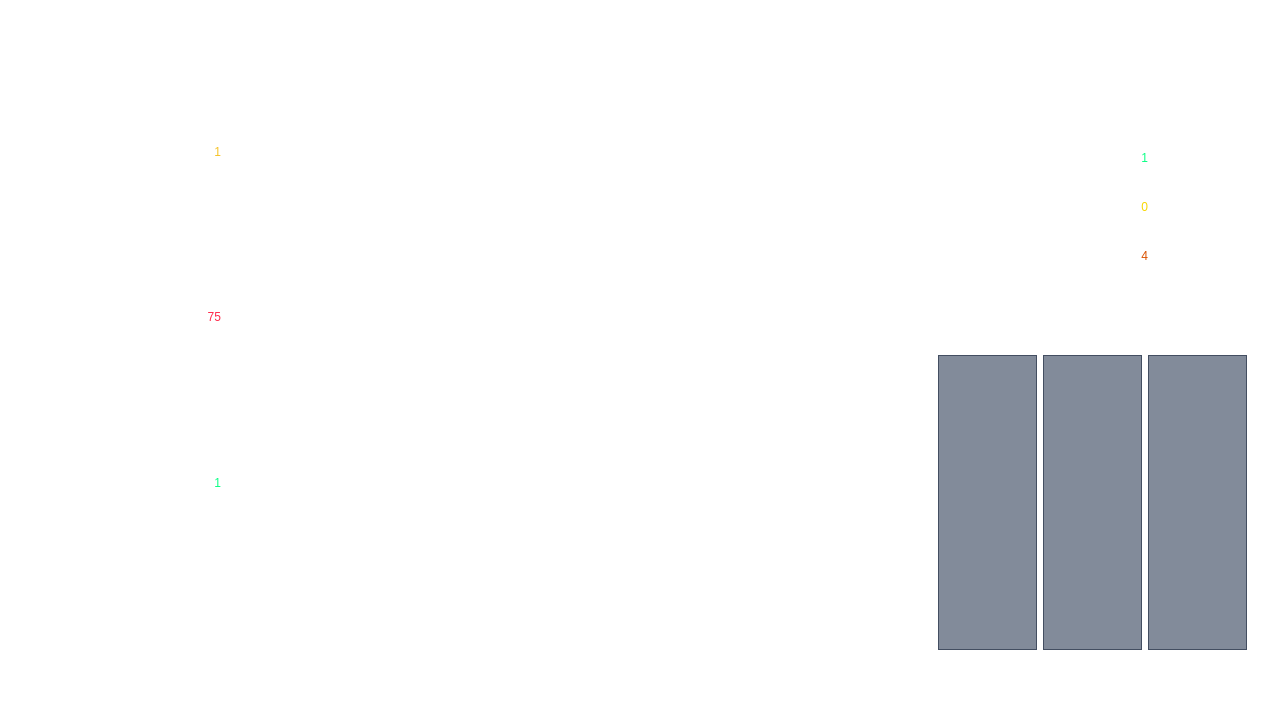
<?xml version="1.0" encoding="UTF-8"?>
<ui version="4.0">
 <class>MainWindow</class>
 <widget class="QMainWindow" name="MainWindow">
  <property name="geometry">
   <rect>
    <x>0</x>
    <y>0</y>
    <width>1280</width>
    <height>711</height>
   </rect>
  </property>
  <property name="windowTitle">
   <string>钢丝绳远程监控系统</string>
  </property>
  <property name="styleSheet">
   <string notr="true">#QWidget{
	background:url(./images/all.jpg);
	color:rgb(255,255,255);

}
QWidget{
	background: transparent; 
	border-image:url(./images/all.jpg);
	color:rgb(255,255,255);

}

QTextEdit{
	background: transparent; 
	border-image:transparent;
	color:rgb(255,255,255);
	font: 12pt &quot;幼圆&quot;;

}
QPushButton{
	background: transparent; 
	border-image:transparent;
	background: transparent; 
    color:white;
	font: 15pt &quot;幼圆&quot;;
	border-color:(255,255,255);
	border-width:1px;
	border-style:outset;
	border-radius:5px;
}
QPushButton:pressed{
	background: transparent; 
	border-image:transparent;
	background: transparent; 
    color:white;
	font: 17pt &quot;幼圆&quot;;	
	border-style:inset;
	border-width:2px;
	border-radius:5px;
}
QLabel {
	background: transparent; 
	border-image:transparent;
	color:rgb(255,255,255);
	font: 30pt &quot;隶书&quot;;
}

QListWidget::item{
	background: transparent; 
	border-image:transparent;
	color:rgb(255,255,255);
	font: 4pt &quot;幼圆&quot;;
}


</string>
  </property>
  <widget class="QWidget" name="centralwidget">
   <layout class="QVBoxLayout" name="verticalLayout" stretch="10,20,200">
    <item>
     <spacer name="verticalSpacer_3">
      <property name="orientation">
       <enum>Qt::Vertical</enum>
      </property>
      <property name="sizeHint" stdset="0">
       <size>
        <width>20</width>
        <height>40</height>
       </size>
      </property>
     </spacer>
    </item>
    <item>
     <spacer name="verticalSpacer_5">
      <property name="orientation">
       <enum>Qt::Vertical</enum>
      </property>
      <property name="sizeHint" stdset="0">
       <size>
        <width>20</width>
        <height>40</height>
       </size>
      </property>
     </spacer>
    </item>
    <item>
     <layout class="QHBoxLayout" name="horizontalLayout_2" stretch="5,75,40,10,35,70,5">
      <item>
       <spacer name="horizontalSpacer_5">
        <property name="orientation">
         <enum>Qt::Horizontal</enum>
        </property>
        <property name="sizeHint" stdset="0">
         <size>
          <width>40</width>
          <height>20</height>
         </size>
        </property>
       </spacer>
      </item>
      <item>
       <layout class="QVBoxLayout" name="verticalLayout_4" stretch="5,80,50,80,50,80,120,330,1">
        <item>
         <spacer name="verticalSpacer_8">
          <property name="orientation">
           <enum>Qt::Vertical</enum>
          </property>
          <property name="sizeHint" stdset="0">
           <size>
            <width>20</width>
            <height>40</height>
           </size>
          </property>
         </spacer>
        </item>
        <item>
         <layout class="QHBoxLayout" name="horizontalLayout_5" stretch="114,100">
          <item>
           <widget class="QLabel" name="label_online">
            <property name="layoutDirection">
             <enum>Qt::LeftToRight</enum>
            </property>
            <property name="styleSheet">
             <string notr="true">QLabel {

	background: transparent;
	border-image:transparent;
	color:rgb(245,195,40);
	font: 30pt &quot;隶书&quot;;
}</string>
            </property>
            <property name="text">
             <string>1</string>
            </property>
            <property name="alignment">
             <set>Qt::AlignRight|Qt::AlignTrailing|Qt::AlignVCenter</set>
            </property>
           </widget>
          </item>
          <item>
           <spacer name="horizontalSpacer_12">
            <property name="orientation">
             <enum>Qt::Horizontal</enum>
            </property>
            <property name="sizeHint" stdset="0">
             <size>
              <width>40</width>
              <height>20</height>
             </size>
            </property>
           </spacer>
          </item>
         </layout>
        </item>
        <item>
         <spacer name="verticalSpacer_12">
          <property name="orientation">
           <enum>Qt::Vertical</enum>
          </property>
          <property name="sizeHint" stdset="0">
           <size>
            <width>20</width>
            <height>40</height>
           </size>
          </property>
         </spacer>
        </item>
        <item>
         <layout class="QHBoxLayout" name="horizontalLayout_6" stretch="114,100">
          <item>
           <widget class="QLabel" name="label_damage">
            <property name="styleSheet">
             <string notr="true">QLabel {
	background: transparent; 
	border-image:transparent;
	color:rgb(255,43,75);
	font: 30pt &quot;隶书&quot;;
}</string>
            </property>
            <property name="text">
             <string>75</string>
            </property>
            <property name="alignment">
             <set>Qt::AlignRight|Qt::AlignTrailing|Qt::AlignVCenter</set>
            </property>
           </widget>
          </item>
          <item>
           <spacer name="horizontalSpacer_10">
            <property name="orientation">
             <enum>Qt::Horizontal</enum>
            </property>
            <property name="sizeHint" stdset="0">
             <size>
              <width>40</width>
              <height>20</height>
             </size>
            </property>
           </spacer>
          </item>
         </layout>
        </item>
        <item>
         <spacer name="verticalSpacer_11">
          <property name="orientation">
           <enum>Qt::Vertical</enum>
          </property>
          <property name="sizeHint" stdset="0">
           <size>
            <width>20</width>
            <height>40</height>
           </size>
          </property>
         </spacer>
        </item>
        <item>
         <layout class="QHBoxLayout" name="horizontalLayout_7" stretch="114,100">
          <item>
           <widget class="QLabel" name="label_workingtime">
            <property name="styleSheet">
             <string notr="true">QLabel {
	background: transparent;
	border-image:transparent; 
	color:rgb(11,255,133);
	font: 30pt &quot;隶书&quot;;
}</string>
            </property>
            <property name="text">
             <string>1</string>
            </property>
            <property name="alignment">
             <set>Qt::AlignRight|Qt::AlignTrailing|Qt::AlignVCenter</set>
            </property>
           </widget>
          </item>
          <item>
           <spacer name="horizontalSpacer_8">
            <property name="orientation">
             <enum>Qt::Horizontal</enum>
            </property>
            <property name="sizeHint" stdset="0">
             <size>
              <width>40</width>
              <height>20</height>
             </size>
            </property>
           </spacer>
          </item>
         </layout>
        </item>
        <item>
         <spacer name="verticalSpacer_10">
          <property name="orientation">
           <enum>Qt::Vertical</enum>
          </property>
          <property name="sizeHint" stdset="0">
           <size>
            <width>20</width>
            <height>40</height>
           </size>
          </property>
         </spacer>
        </item>
        <item>
         <layout class="QVBoxLayout" name="verticalLayout_graph"/>
        </item>
        <item>
         <spacer name="verticalSpacer_4">
          <property name="orientation">
           <enum>Qt::Vertical</enum>
          </property>
          <property name="sizeHint" stdset="0">
           <size>
            <width>20</width>
            <height>40</height>
           </size>
          </property>
         </spacer>
        </item>
       </layout>
      </item>
      <item>
       <spacer name="horizontalSpacer_3">
        <property name="orientation">
         <enum>Qt::Horizontal</enum>
        </property>
        <property name="sizeHint" stdset="0">
         <size>
          <width>40</width>
          <height>20</height>
         </size>
        </property>
       </spacer>
      </item>
      <item>
       <layout class="QVBoxLayout" name="verticalLayout_2">
        <item>
         <spacer name="verticalSpacer_6">
          <property name="orientation">
           <enum>Qt::Vertical</enum>
          </property>
          <property name="sizeHint" stdset="0">
           <size>
            <width>20</width>
            <height>40</height>
           </size>
          </property>
         </spacer>
        </item>
        <item>
         <spacer name="verticalSpacer_7">
          <property name="orientation">
           <enum>Qt::Vertical</enum>
          </property>
          <property name="sizeHint" stdset="0">
           <size>
            <width>20</width>
            <height>40</height>
           </size>
          </property>
         </spacer>
        </item>
        <item>
         <layout class="QHBoxLayout" name="horizontalLayout_4">
          <item>
           <widget class="QPushButton" name="pushButton_update">
            <property name="minimumSize">
             <size>
              <width>80</width>
              <height>50</height>
             </size>
            </property>
            <property name="font">
             <font>
              <family>幼圆</family>
              <pointsize>15</pointsize>
              <weight>50</weight>
              <italic>false</italic>
              <bold>false</bold>
             </font>
            </property>
            <property name="styleSheet">
             <string notr="true">QPushButton{
	border-image:transparent;
}</string>
            </property>
            <property name="text">
             <string>更新</string>
            </property>
           </widget>
          </item>
          <item>
           <widget class="QPushButton" name="pushButton_cancel">
            <property name="minimumSize">
             <size>
              <width>80</width>
              <height>50</height>
             </size>
            </property>
            <property name="font">
             <font>
              <family>幼圆</family>
              <pointsize>15</pointsize>
              <weight>50</weight>
              <italic>false</italic>
              <bold>false</bold>
             </font>
            </property>
            <property name="styleSheet">
             <string notr="true">QPushButton{
	border-image:transparent;
}</string>
            </property>
            <property name="text">
             <string>退出</string>
            </property>
           </widget>
          </item>
          <item>
           <spacer name="horizontalSpacer_4">
            <property name="orientation">
             <enum>Qt::Horizontal</enum>
            </property>
            <property name="sizeHint" stdset="0">
             <size>
              <width>40</width>
              <height>20</height>
             </size>
            </property>
           </spacer>
          </item>
         </layout>
        </item>
       </layout>
      </item>
      <item>
       <spacer name="horizontalSpacer">
        <property name="orientation">
         <enum>Qt::Horizontal</enum>
        </property>
        <property name="sizeHint" stdset="0">
         <size>
          <width>40</width>
          <height>20</height>
         </size>
        </property>
       </spacer>
      </item>
      <item>
       <layout class="QVBoxLayout" name="verticalLayout_3" stretch="10,60,15,100,10">
        <item>
         <spacer name="verticalSpacer_9">
          <property name="orientation">
           <enum>Qt::Vertical</enum>
          </property>
          <property name="sizeHint" stdset="0">
           <size>
            <width>20</width>
            <height>40</height>
           </size>
          </property>
         </spacer>
        </item>
        <item>
         <layout class="QHBoxLayout" name="horizontalLayout_3" stretch="10,4,6">
          <item>
           <layout class="QVBoxLayout" name="verticalLayout_cake"/>
          </item>
          <item>
           <layout class="QVBoxLayout" name="verticalLayout_5">
            <item>
             <layout class="QVBoxLayout" name="verticalLayout_6" stretch="8,10,8,10,8,10,15">
              <item>
               <spacer name="verticalSpacer_14">
                <property name="orientation">
                 <enum>Qt::Vertical</enum>
                </property>
                <property name="sizeHint" stdset="0">
                 <size>
                  <width>20</width>
                  <height>40</height>
                 </size>
                </property>
               </spacer>
              </item>
              <item>
               <widget class="QLabel" name="label_onworking">
                <property name="styleSheet">
                 <string notr="true">QLabel {
	background: transparent; 
	border-image:transparent;
	color:rgb(11,255,133);
	font: 20pt &quot;隶书&quot;;
}
</string>
                </property>
                <property name="text">
                 <string>1</string>
                </property>
                <property name="alignment">
                 <set>Qt::AlignRight|Qt::AlignTrailing|Qt::AlignVCenter</set>
                </property>
               </widget>
              </item>
              <item>
               <spacer name="verticalSpacer_15">
                <property name="orientation">
                 <enum>Qt::Vertical</enum>
                </property>
                <property name="sizeHint" stdset="0">
                 <size>
                  <width>20</width>
                  <height>40</height>
                 </size>
                </property>
               </spacer>
              </item>
              <item>
               <widget class="QLabel" name="label_notworking">
                <property name="styleSheet">
                 <string notr="true">QLabel {
	background: transparent; 
	border-image:transparent;
	color:rgb(248,214,2);
	font: 20pt &quot;隶书&quot;;
}
</string>
                </property>
                <property name="text">
                 <string>0</string>
                </property>
                <property name="alignment">
                 <set>Qt::AlignRight|Qt::AlignTrailing|Qt::AlignVCenter</set>
                </property>
               </widget>
              </item>
              <item>
               <spacer name="verticalSpacer_16">
                <property name="orientation">
                 <enum>Qt::Vertical</enum>
                </property>
                <property name="sizeHint" stdset="0">
                 <size>
                  <width>20</width>
                  <height>40</height>
                 </size>
                </property>
               </spacer>
              </item>
              <item>
               <widget class="QLabel" name="label_offline">
                <property name="styleSheet">
                 <string notr="true">QLabel {
	background: transparent;
	border-image:transparent; 
	color:rgb(218,81,0);
	font: 20pt &quot;隶书&quot;;
}
</string>
                </property>
                <property name="text">
                 <string>4</string>
                </property>
                <property name="alignment">
                 <set>Qt::AlignRight|Qt::AlignTrailing|Qt::AlignVCenter</set>
                </property>
               </widget>
              </item>
              <item>
               <spacer name="verticalSpacer_13">
                <property name="orientation">
                 <enum>Qt::Vertical</enum>
                </property>
                <property name="sizeHint" stdset="0">
                 <size>
                  <width>20</width>
                  <height>40</height>
                 </size>
                </property>
               </spacer>
              </item>
             </layout>
            </item>
           </layout>
          </item>
          <item>
           <spacer name="horizontalSpacer_6">
            <property name="orientation">
             <enum>Qt::Horizontal</enum>
            </property>
            <property name="sizeHint" stdset="0">
             <size>
              <width>40</width>
              <height>20</height>
             </size>
            </property>
           </spacer>
          </item>
         </layout>
        </item>
        <item>
         <spacer name="verticalSpacer_2">
          <property name="orientation">
           <enum>Qt::Vertical</enum>
          </property>
          <property name="sizeHint" stdset="0">
           <size>
            <width>20</width>
            <height>40</height>
           </size>
          </property>
         </spacer>
        </item>
        <item>
         <layout class="QHBoxLayout" name="horizontalLayout" stretch="2,10,10,10">
          <item>
           <spacer name="horizontalSpacer_7">
            <property name="orientation">
             <enum>Qt::Horizontal</enum>
            </property>
            <property name="sizeHint" stdset="0">
             <size>
              <width>40</width>
              <height>20</height>
             </size>
            </property>
           </spacer>
          </item>
          <item>
           <widget class="QListWidget" name="listWidget_base">
            <property name="styleSheet">
             <string notr="true">QWidget{
	border-image:transparent;
	color:rgb(255, 255, 255);
	background: rgba(5, 22, 52,50%); 
	font: 14pt &quot;幼圆&quot;;
}</string>
            </property>
           </widget>
          </item>
          <item>
           <widget class="QListWidget" name="listWidget_summary">
            <property name="minimumSize">
             <size>
              <width>50</width>
              <height>100</height>
             </size>
            </property>
            <property name="styleSheet">
             <string notr="true">QWidget{
	border-image:transparent;
	color:rgb(255, 255, 255);
	background: rgba(5, 22, 52,50%); 
	font: 14pt &quot;幼圆&quot;;
}</string>
            </property>
           </widget>
          </item>
          <item>
           <widget class="QListWidget" name="listWidget_num">
            <property name="styleSheet">
             <string notr="true">QWidget{
	border-image:transparent;
	color:rgb(255, 255, 255);
	background: rgba(5, 22, 52,50%); 
	font: 14pt &quot;幼圆&quot;;
}</string>
            </property>
           </widget>
          </item>
         </layout>
        </item>
        <item>
         <spacer name="verticalSpacer">
          <property name="orientation">
           <enum>Qt::Vertical</enum>
          </property>
          <property name="sizeHint" stdset="0">
           <size>
            <width>20</width>
            <height>40</height>
           </size>
          </property>
         </spacer>
        </item>
       </layout>
      </item>
      <item>
       <spacer name="horizontalSpacer_2">
        <property name="orientation">
         <enum>Qt::Horizontal</enum>
        </property>
        <property name="sizeHint" stdset="0">
         <size>
          <width>40</width>
          <height>20</height>
         </size>
        </property>
       </spacer>
      </item>
     </layout>
    </item>
   </layout>
  </widget>
  <widget class="QMenuBar" name="menubar">
   <property name="geometry">
    <rect>
     <x>0</x>
     <y>0</y>
     <width>1280</width>
     <height>23</height>
    </rect>
   </property>
  </widget>
  <widget class="QStatusBar" name="statusbar"/>
 </widget>
 <resources/>
 <connections/>
</ui>
